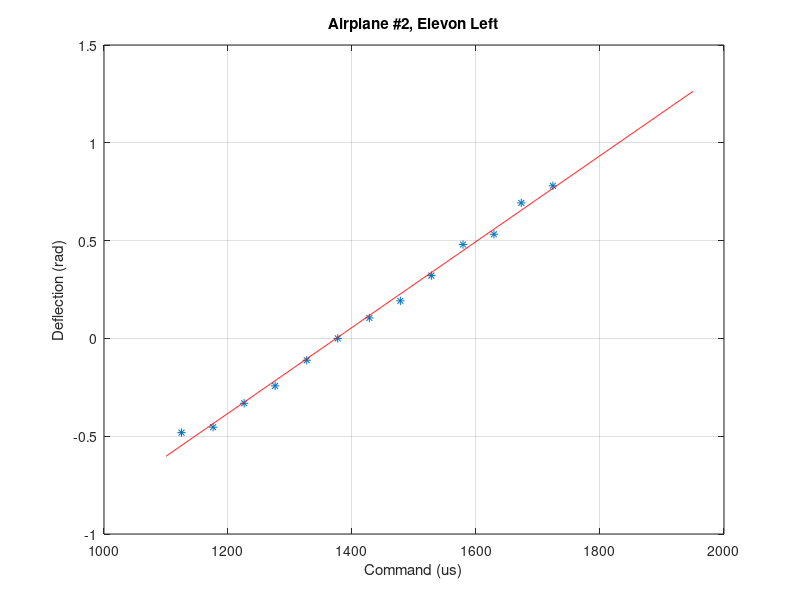
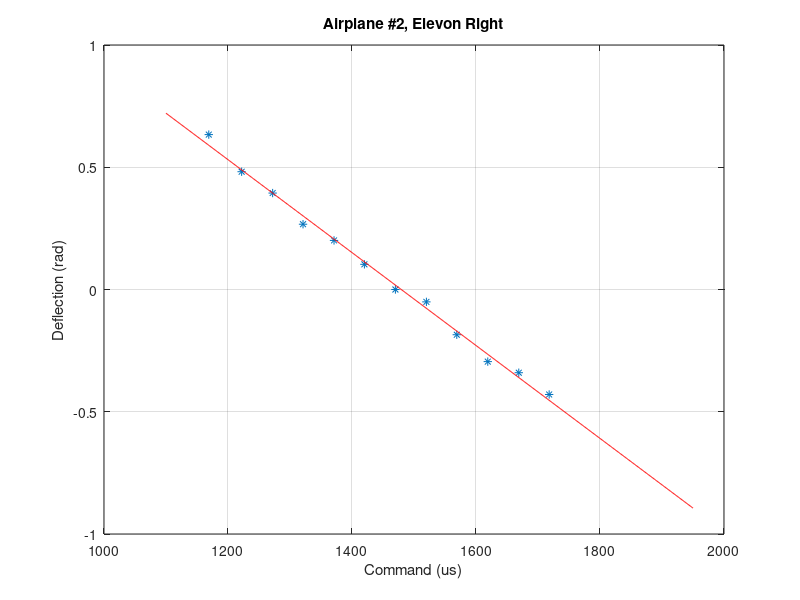

Here is the MATLAB script that generated these plots, in order:

clear

%{
%% aircraft #1

command_us_left = [
  1509
  1559
  1609
  1659
  1709
  1759
  1809
  1859
  1909
  1459
  1409
  1359
  1309
  1259
  1209
  1159
  %1109
  ];


degrees_left = [
  6.9
  12.5
  18.5
  26.5
  32.0
  40.0
  47.7
  57.0
  64.5
  2.0
  -2.5
  -9.0
  -13.5
  -19.5
  -22.9
  -27.0
  %-27.0
  ];

radians_left = deg2rad(degrees_left);


figure(1)
clf
plot(command_us_left, radians_left, '*');
% 
% Linear model Poly1:
%      f(x) = p1*x + p2
% Coefficients (with 95% confidence bounds):
%        p1 =    0.002114  (0.001982, 0.002246)
%        p2 =      -3.011  (-3.216, -2.806)
% 
% Goodness of fit:
%   SSE: 0.0451
%   R-square: 0.9883
%   Adjusted R-square: 0.9874
%   RMSE: 0.05676
% 

fit_us = 1100:1950;
fit_left = 0.002114 * fit_us -3.011; % min = 1150, max = 1909

hold on
plot(fit_us, fit_left, 'r-')
legend('Data', 'Fit','Location','NorthWest');
xlabel('Command (us)');
ylabel('Deflection (rad)');

command_us_right = [
  1609
  1559
  1509
  1459
  1409
  1359
  1309
  1259
  1209
  1659
  1709
  1759
  1809
  %1859
  %1909
  ];


degrees_right = [
  0
  4.5
  9.5
  16.6
  21.5
  33.0
  39.1
  48.2
  54.3
  -7.4
  -13.2
  -20.0
  -24.5
  %-25.5
  %-25.3
  ];

radians_right = deg2rad(degrees_right);

figure(2)
clf
plot(command_us_right, radians_right, '*');

% 
% Linear model Poly1:
%      f(x) = p1*x + p2
% Coefficients (with 95% confidence bounds):
%        p1 =     -0.0023  (-0.002428, -0.002172)
%        p2 =       3.688  (3.494, 3.882)
% 
% Goodness of fit:
%   SSE: 0.01688
%   R-square: 0.993
%   Adjusted R-square: 0.9924
%   RMSE: 0.03918



fit_right = -0.0023 * fit_us + 3.688; % min = 1209, max = 1809

hold on
plot(fit_us, fit_right, 'r-');
legend('Data', 'Fit');

xlabel('Command (us)');
ylabel('Deflection (rad)');

%}

%% aircraft #2

command_us_left2 = [
  1377
  1327
  1276
  1226
  1176
  1125
  1428
  1478
  1528
  1579
  1629
  1673
  1724
  ];


degrees_left2 = [
  0
  -6.4
  -13.9
  -19.0
  -26.0
  -27.6
  6.0
  11.0
  18.4
  27.5
  30.5
  39.7
  44.7
  ];


radians_left2 = deg2rad(degrees_left2);

figure(1)
clf

plot(command_us_left2, radians_left2, '*');
xlabel('Command (us)');
ylabel('Deflection (rad)');
title('Airplane #2, Elevon Left');
grid on

% -- cftool --
% Linear model Poly1:
%      f(x) = p1*x + p2
% Coefficients (with 95% confidence bounds):
%        p1 =    0.002195  (0.002095, 0.002295)
%        p2 =      -3.017  (-3.161, -2.873)
% 
% Goodness of fit:
%   SSE: 0.01038
%   R-square: 0.9953
%   Adjusted R-square: 0.9949
%   RMSE: 0.03073

% 


fit_us2 = 1100:1950;
fit_left2 = 0.002195 * fit_us2 - 3.017;
hold on
plot(fit_us2, fit_left2, 'r-');


















command_us_right2 = [
  
  1470
  1520
  1569
  1619
  1669
  1718
  1420
  1371
  1321
  1272
  1222
  1169
  ];


degrees_right2 = [
  0
  -2.9
  -10.6
  -16.9
  -19.5
  -24.6
  5.9
  11.5
  15.3
  22.6
  27.6
  36.3
  ];

radians_right2 = deg2rad(degrees_right2);

figure(2)
clf

plot(command_us_right2, radians_right2, '*');
xlabel('Command (us)');
ylabel('Deflection (rad)');
title('Airplane #2, Elevon Right');
grid on

% -- cftool --
% Linear model Poly1:
%      f(x) = p1*x + p2
% Coefficients (with 95% confidence bounds):
%        p1 =     -0.0019  (-0.001995, -0.001806)
%        p2 =       2.811  (2.674, 2.948)
% 
% Goodness of fit:
%   SSE: 0.006342
%   R-square: 0.9951
%   Adjusted R-square: 0.9946
%   RMSE: 0.02518

fit_us2 = 1100:1950;
fit_right2 = -0.0019 * fit_us2 + 2.811; % min = 1209, max = 1809
hold on
plot(fit_us2, fit_right2, 'r-');

